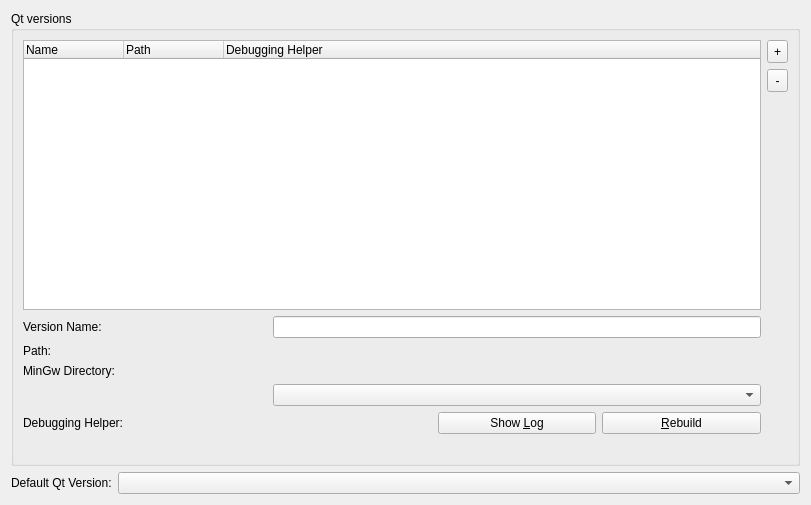
<?xml version="1.0" encoding="UTF-8"?>
<ui version="4.0">
 <class>Qt4ProjectManager::Internal::QtVersionManager</class>
 <widget class="QWidget" name="Qt4ProjectManager::Internal::QtVersionManager">
  <property name="geometry">
   <rect>
    <x>0</x>
    <y>0</y>
    <width>811</width>
    <height>505</height>
   </rect>
  </property>
  <property name="windowTitle">
   <string>Form</string>
  </property>
  <layout class="QVBoxLayout" name="verticalLayout">
   <item>
    <widget class="QGroupBox" name="groupBox">
     <property name="title">
      <string>Qt versions</string>
     </property>
     <layout class="QGridLayout" name="gridLayout_2">
      <item row="0" column="3">
       <layout class="QVBoxLayout">
        <property name="spacing">
         <number>6</number>
        </property>
        <property name="margin">
         <number>0</number>
        </property>
        <item>
         <widget class="QToolButton" name="addButton">
          <property name="minimumSize">
           <size>
            <width>21</width>
            <height>23</height>
           </size>
          </property>
          <property name="text">
           <string>+</string>
          </property>
         </widget>
        </item>
        <item>
         <widget class="QToolButton" name="delButton">
          <property name="minimumSize">
           <size>
            <width>21</width>
            <height>23</height>
           </size>
          </property>
          <property name="text">
           <string>-</string>
          </property>
         </widget>
        </item>
        <item>
         <spacer>
          <property name="orientation">
           <enum>Qt::Vertical</enum>
          </property>
          <property name="sizeHint" stdset="0">
           <size>
            <width>10</width>
            <height>40</height>
           </size>
          </property>
         </spacer>
        </item>
       </layout>
      </item>
      <item row="0" column="0" colspan="3">
       <widget class="QTreeWidget" name="qtdirList">
        <property name="uniformRowHeights">
         <bool>true</bool>
        </property>
        <property name="itemsExpandable">
         <bool>false</bool>
        </property>
        <property name="columnCount">
         <number>3</number>
        </property>
        <column>
         <property name="text">
          <string>Name</string>
         </property>
        </column>
        <column>
         <property name="text">
          <string>Path</string>
         </property>
        </column>
        <column>
         <property name="text">
          <string>Debugging Helper</string>
         </property>
        </column>
       </widget>
      </item>
      <item row="1" column="0">
       <widget class="QLabel" name="versionNameLabel">
        <property name="text">
         <string>Version Name:</string>
        </property>
       </widget>
      </item>
      <item row="1" column="1" colspan="2">
       <widget class="QLineEdit" name="nameEdit"/>
      </item>
      <item row="2" column="0">
       <widget class="QLabel" name="pathLabel">
        <property name="text">
         <string>Path:</string>
        </property>
       </widget>
      </item>
      <item row="3" column="0">
       <widget class="QLabel" name="mingwLabel">
        <property name="text">
         <string>MinGw Directory:</string>
        </property>
       </widget>
      </item>
      <item row="6" column="0" colspan="4">
       <widget class="QLabel" name="errorLabel">
        <property name="text">
         <string/>
        </property>
       </widget>
      </item>
      <item row="4" column="1" colspan="2">
       <widget class="QComboBox" name="msvcComboBox"/>
      </item>
      <item row="2" column="1" colspan="2">
       <widget class="Core::Utils::PathChooser" name="qtPath" native="true"/>
      </item>
      <item row="3" column="1" colspan="2">
       <widget class="Core::Utils::PathChooser" name="mingwPath" native="true"/>
      </item>
      <item row="5" column="0">
       <widget class="QLabel" name="label">
        <property name="text">
         <string>Debugging Helper:</string>
        </property>
       </widget>
      </item>
      <item row="5" column="1" colspan="2">
       <layout class="QHBoxLayout" name="horizontalLayout_2">
        <item>
         <widget class="QLabel" name="debuggingHelperStateLabel">
          <property name="text">
           <string/>
          </property>
         </widget>
        </item>
        <item>
         <widget class="QPushButton" name="showLogButton">
          <property name="text">
           <string>Show &amp;Log</string>
          </property>
         </widget>
        </item>
        <item>
         <widget class="QPushButton" name="rebuildButton">
          <property name="text">
           <string>&amp;Rebuild</string>
          </property>
         </widget>
        </item>
       </layout>
      </item>
     </layout>
    </widget>
   </item>
   <item>
    <layout class="QHBoxLayout" name="horizontalLayout">
     <item>
      <widget class="QLabel" name="defaultLabel">
       <property name="text">
        <string>Default Qt Version:</string>
       </property>
      </widget>
     </item>
     <item>
      <widget class="QComboBox" name="defaultCombo">
       <property name="sizePolicy">
        <sizepolicy hsizetype="MinimumExpanding" vsizetype="Fixed">
         <horstretch>0</horstretch>
         <verstretch>0</verstretch>
        </sizepolicy>
       </property>
      </widget>
     </item>
    </layout>
   </item>
  </layout>
 </widget>
 <customwidgets>
  <customwidget>
   <class>Core::Utils::PathChooser</class>
   <extends>QWidget</extends>
   <header location="global">utils/pathchooser.h</header>
   <container>1</container>
  </customwidget>
 </customwidgets>
 <tabstops>
  <tabstop>qtdirList</tabstop>
  <tabstop>delButton</tabstop>
  <tabstop>nameEdit</tabstop>
  <tabstop>defaultCombo</tabstop>
 </tabstops>
 <resources/>
 <connections/>
</ui>
